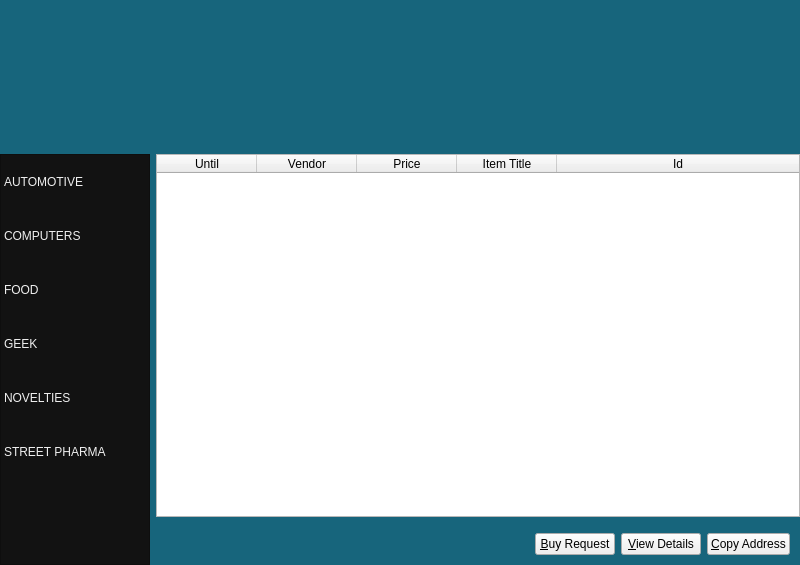
<?xml version="1.0" encoding="UTF-8"?>
<ui version="4.0">
 <class>UrgeMarket</class>
 <widget class="QWidget" name="UrgeMarket">
  <property name="geometry">
   <rect>
    <x>0</x>
    <y>0</y>
    <width>800</width>
    <height>565</height>
   </rect>
  </property>
  <property name="windowTitle">
   <string>UrgeMarket</string>
  </property>
  <property name="styleSheet">
   <string notr="true">#UrgeMarket { background-color: #17657C; }</string>
  </property>
  <layout class="QVBoxLayout" name="topLayout">
   <property name="leftMargin">
    <number>0</number>
   </property>
   <property name="topMargin">
    <number>0</number>
   </property>
   <property name="rightMargin">
    <number>0</number>
   </property>
   <property name="bottomMargin">
    <number>0</number>
   </property>
   <item>
    <layout class="QVBoxLayout" name="verticalLayout_2">
     <property name="topMargin">
      <number>0</number>
     </property>
     <property name="bottomMargin">
      <number>0</number>
     </property>
     <item>
      <widget class="QLabel" name="urgeMarketHeaderLabel">
       <property name="sizePolicy">
        <sizepolicy hsizetype="MinimumExpanding" vsizetype="Preferred">
         <horstretch>0</horstretch>
         <verstretch>0</verstretch>
        </sizepolicy>
       </property>
       <property name="minimumSize">
        <size>
         <width>590</width>
         <height>148</height>
        </size>
       </property>
       <property name="maximumSize">
        <size>
         <width>16777215</width>
         <height>148</height>
        </size>
       </property>
       <property name="text">
        <string/>
       </property>
       <property name="scaledContents">
        <bool>true</bool>
       </property>
      </widget>
     </item>
    </layout>
   </item>
   <item>
    <layout class="QHBoxLayout" name="horizontalLayout">
     <property name="topMargin">
      <number>0</number>
     </property>
     <property name="rightMargin">
      <number>0</number>
     </property>
     <property name="bottomMargin">
      <number>0</number>
     </property>
     <item>
      <widget class="QListWidget" name="categoriesListWidget">
       <property name="minimumSize">
        <size>
         <width>150</width>
         <height>0</height>
        </size>
       </property>
       <property name="maximumSize">
        <size>
         <width>150</width>
         <height>16777215</height>
        </size>
       </property>
       <property name="styleSheet">
        <string notr="true">#categoriesListWidget { background-color: #121212; color: #efefef; } #categoriesListWidget::item { margin: 20px; }</string>
       </property>
       <property name="editTriggers">
        <set>QAbstractItemView::NoEditTriggers</set>
       </property>
       <property name="sortingEnabled">
        <bool>true</bool>
       </property>
       <item>
        <property name="text">
         <string>AUTOMOTIVE</string>
        </property>
       </item>
       <item>
        <property name="text">
         <string>COMPUTERS</string>
        </property>
       </item>
       <item>
        <property name="text">
         <string>FOOD</string>
        </property>
       </item>
       <item>
        <property name="text">
         <string>GEEK</string>
        </property>
       </item>
       <item>
        <property name="text">
         <string>NOVELTIES</string>
        </property>
       </item>
       <item>
        <property name="text">
         <string>STREET PHARMA</string>
        </property>
       </item>
      </widget>
     </item>
     <item>
      <layout class="QVBoxLayout" name="verticalLayout_3">
       <property name="rightMargin">
        <number>0</number>
       </property>
       <property name="bottomMargin">
        <number>0</number>
       </property>
       <item>
        <widget class="QTableWidget" name="tableWidget">
         <property name="editTriggers">
          <set>QAbstractItemView::NoEditTriggers</set>
         </property>
         <property name="alternatingRowColors">
          <bool>true</bool>
         </property>
         <property name="selectionMode">
          <enum>QAbstractItemView::SingleSelection</enum>
         </property>
         <property name="selectionBehavior">
          <enum>QAbstractItemView::SelectRows</enum>
         </property>
         <property name="showGrid">
          <bool>false</bool>
         </property>
         <attribute name="horizontalHeaderStretchLastSection">
          <bool>true</bool>
         </attribute>
         <column>
          <property name="text">
           <string>Until</string>
          </property>
         </column>
         <column>
          <property name="text">
           <string>Vendor</string>
          </property>
         </column>
         <column>
          <property name="text">
           <string>Price</string>
          </property>
         </column>
         <column>
          <property name="text">
           <string>Item Title</string>
          </property>
         </column>
         <column>
          <property name="text">
           <string>Id</string>
          </property>
         </column>
        </widget>
       </item>
       <item>
        <layout class="QHBoxLayout" name="horizontalLayout_2">
         <property name="topMargin">
          <number>10</number>
         </property>
         <property name="rightMargin">
          <number>10</number>
         </property>
         <property name="bottomMargin">
          <number>10</number>
         </property>
         <item>
          <spacer name="horizontalSpacer">
           <property name="orientation">
            <enum>Qt::Horizontal</enum>
           </property>
           <property name="sizeHint" stdset="0">
            <size>
             <width>40</width>
             <height>20</height>
            </size>
           </property>
          </spacer>
         </item>
         <item>
          <widget class="QPushButton" name="buyButton">
           <property name="text">
            <string>&amp;Buy Request</string>
           </property>
          </widget>
         </item>
         <item>
          <widget class="QPushButton" name="viewDetailsButton">
           <property name="text">
            <string>&amp;View Details</string>
           </property>
          </widget>
         </item>
         <item>
          <widget class="QPushButton" name="copyAddressButton">
           <property name="text">
            <string>&amp;Copy Address</string>
           </property>
          </widget>
         </item>
        </layout>
       </item>
      </layout>
     </item>
    </layout>
   </item>
  </layout>
 </widget>
 <resources/>
 <connections/>
</ui>
